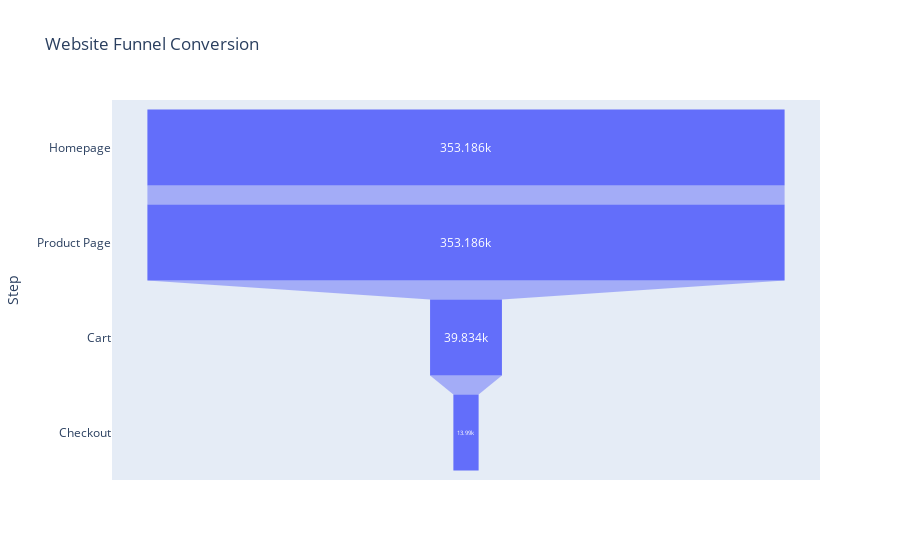

This figure's notebook cell:
### Code cell
import plotly.express as px

funnel_data = {
    'Step': ['Homepage', 'Product Page', 'Cart', 'Checkout'],
    'Users': [homepage_sessions, product_page_sessions, cart_sessions, checkout_sessions]
}

funnel_df = pd.DataFrame(funnel_data)
fig = px.funnel(funnel_df, x='Users', y='Step', title="Website Funnel Conversion")
fig.show()

### Figure 1 — Plotly figure (JSON) as saved in the notebook; plotly's stock layout.template omitted (floating-point values rounded to 4 significant figures)
{"data": [{"hovertemplate": "Users=%{x}<br>Step=%{y}<extra></extra>", "legendgroup": "", "marker": {"color": "#636efa"}, "name": "", "orientation": "h", "showlegend": false, "type": "funnel", "x": [353186, 353186, 39834, 13990], "xaxis": "x", "y": ["Homepage", "Product Page", "Cart", "Checkout"], "yaxis": "y"}], "layout": {"legend": {"tracegroupgap": 0}, "title": {"text": "Website Funnel Conversion"}, "xaxis": {"anchor": "y", "domain": [0, 1], "title": {"text": "Users"}}, "yaxis": {"anchor": "x", "domain": [0, 1], "title": {"text": "Step"}}}}
